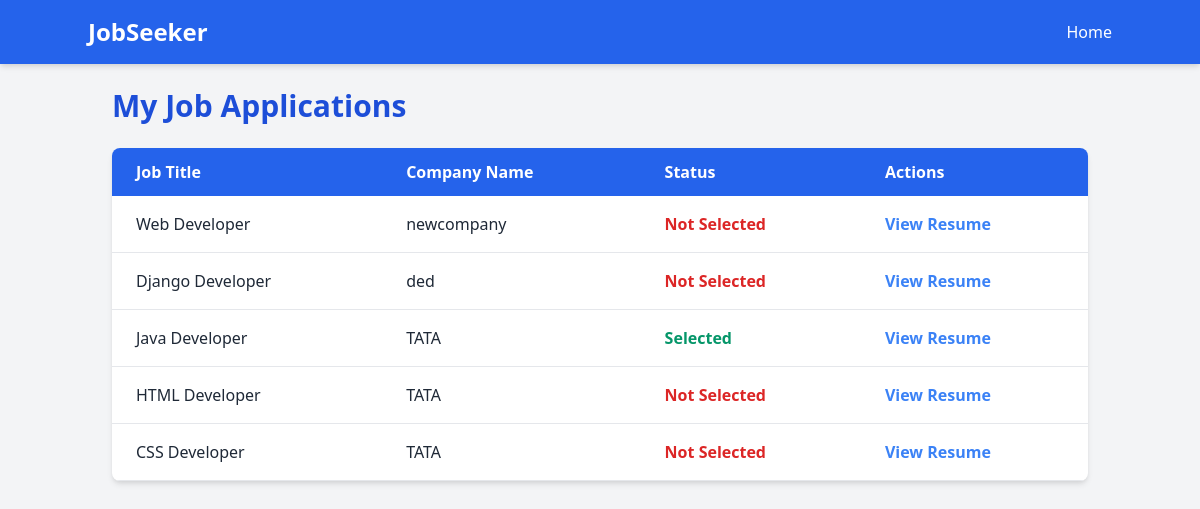
Screenshot of /jobseekApplications/ (signed in) with the database file from the repository.
### job/models.py (models this page shows)
class JobApplications(models.Model):
    jobseeker = models.ForeignKey(JobseekerRegister, on_delete=models.CASCADE)
    jobprovider = models.ForeignKey(JobproviderRegister, on_delete=models.CASCADE)
    job_requirements = models.ForeignKey(Jobrequirements, on_delete=models.CASCADE)
    selected_status=models.BooleanField(default=False,null=True, blank=True)

class Jobrequirements(models.Model):
    jobprovider = models.ForeignKey(JobproviderRegister, on_delete=models.CASCADE)
    job_title = models.CharField(max_length=50,null=True, blank=True)
    job_description = models.TextField(null=True, blank=True)
    status=models.BooleanField(default=False, null=True)

class JobproviderRegister(models.Model):
    name = models.CharField(max_length=50,null=True, blank=True)
    email = models.EmailField(max_length=50,null=True, blank=True, unique=True)
    password = models.CharField(max_length=50,null=True, blank=True)
    company_name = models.CharField(max_length=50,null=True, blank=True)
    phone_number = models.CharField(max_length=15, null=True, blank=True)

### job/views.py (the view)
# urls.py: path('jobseekApplications/',jobseekApplications,name='jobseekApplications'),
def jobseekApplications(request):
    if 'jobseeker_id' in request.session:
        jobseeker_id = request.session['jobseeker_id']
        applications = JobApplications.objects.filter(jobseeker__id=jobseeker_id)
        return render(request, 'jobseekapplications.html', {'applications': applications})
    return redirect('jobseeker-login')

### job/templates/jobseekapplications.html (shortened to what this page needs)
<!DOCTYPE html>
<html lang="en">
<head>
    <link href="https://cdn.jsdelivr.net/npm/tailwindcss@2.2.19/dist/tailwind.min.css" rel="stylesheet">
</head>
<body class="bg-gray-100 text-gray-800">
    <nav class="bg-blue-600 text-white py-4 shadow-md">
        <div class="container mx-auto flex justify-between items-center">
            <a href="#" class="text-2xl font-bold">JobSeeker</a>
            <ul class="flex space-x-4">
                <li><a href="/jonseekindex/" class="hover:text-yellow-300">Home</a></li>
            </ul>
        </div>
    </nav>
    <div class="container mx-auto p-6">
        <h1 class="text-3xl font-bold text-blue-700 mb-6">My Job Applications</h1>
        {% if applications %}
            <table class="min-w-full bg-white rounded-lg shadow-md overflow-hidden">
                <thead class="bg-blue-600 text-white">
                    <tr>
                        <th class="py-3 px-6 text-left">Job Title</th>
                        <th class="py-3 px-6 text-left">Company Name</th>
                        <th class="py-3 px-6 text-left">Status</th>
                        <th class="py-3 px-6 text-left">Actions</th>
                    </tr>
                </thead>
                <tbody>
                    {% for application in applications %}
                        <tr class="border-b hover:bg-gray-100">
                            <td class="py-4 px-6">{{ application.job_requirements.job_title }}</td>
                            <td class="py-4 px-6">{{ application.jobprovider.company_name }}</td>
                            <td class="py-4 px-6">
                                {% if application.selected_status %}
                                    <span class="text-green-600 font-semibold">Selected</span>
                                {% else %}
                                    <span class="text-red-600 font-semibold">Not Selected</span>
                                {% endif %}
                            </td>
                            <td class="py-4 px-6">
                                {% if application.jobseeker.resumes_set.first %}
                                    <a href="{{ application.jobseeker.resumes_set.first.resume_file.url }}" target="_blank" class="text-blue-500 hover:text-blue-600 font-semibold">
                                        View Resume
                                    </a>
                                {% else %}
                                    <span class="text-gray-500">No Resume</span>
                                {% endif %}
                            </td>
                        </tr>
                    {% endfor %}
                </tbody>
            </table>
        {% else %}
            <div class="bg-yellow-100 text-yellow-800 p-4 rounded text-center mt-6">
                <p>You haven't applied for any jobs yet.</p>
            </div>
        {% endif %}
    </div>
</body>
</html>

### rows the page displays
JobApplications: job_requirements.job_title "Web Developer", jobprovider.company_name "newcompany", selected_status "Not Selected"
JobApplications: job_requirements.job_title "Django Developer", jobprovider.company_name "ded", selected_status "Not Selected"
JobApplications: job_requirements.job_title "Java Developer", jobprovider.company_name "TATA", selected_status "Selected"
JobApplications: job_requirements.job_title "HTML Developer", jobprovider.company_name "TATA", selected_status "Not Selected"
JobApplications: job_requirements.job_title "CSS Developer", jobprovider.company_name "TATA", selected_status "Not Selected"
